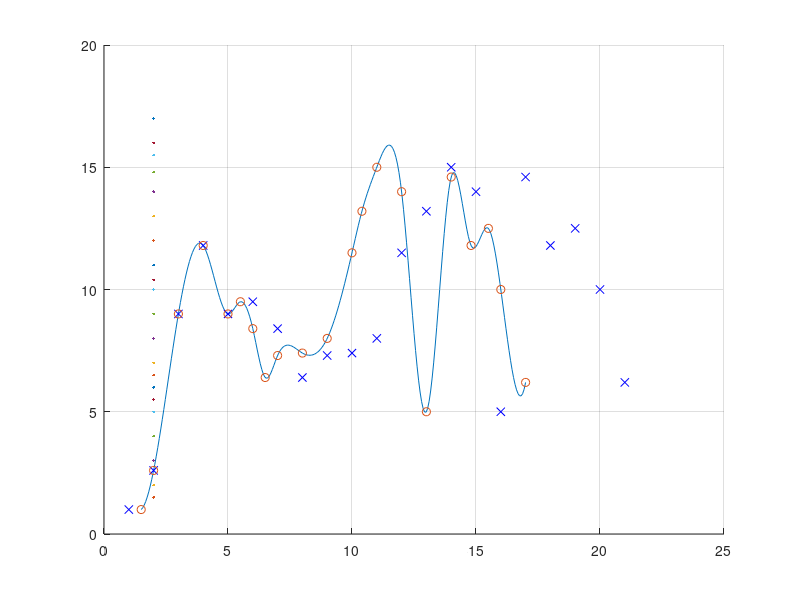

This figure's MATLAB source:
x = [1.5 2 3 4 5 5.5 6 6.5 7 8 9 10 10.4 11 12 13 14 14.8 15.5 16 17];
y = [1 2.6 9 11.8 9 9.5 8.4 6.4 7.3 7.4 8 11.5 13.2 15 14 5 14.6 11.8 12.5 10 6.2];
yy = csapi(x,y);
hold on
grid on
fnplt(yy,2)
plot(x,y,'o')